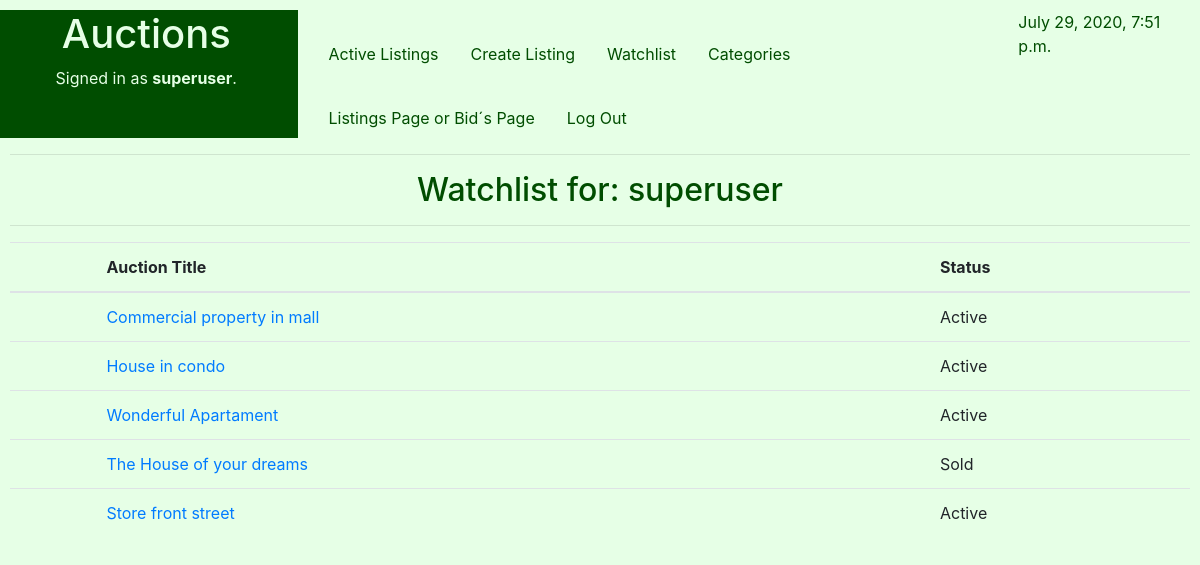
The page /Watchlist (signed in) on the database its author committed.
### auctions/models.py (models this page shows, shortened)
class User(AbstractUser):
    pass

class Watchlist(models.Model):
    Lcode = models.ForeignKey(Listings, on_delete=models.CASCADE)
    Wflag =models.IntegerField() #Key
    user = models.CharField(max_length=25)

class Listings(models.Model):
    STATUS = (
        ('Active', 'Active - Receiving Bids'),
        ('To Begin', 'To Begin - De Auction didn´t start yet'),
        ('Closed', 'Closed - The seller gave up the auction'),
        ('Sold', 'Sold'),
    )
    Ltitle = models.CharField(help_text="Choose a title for your listing",max_length=50)
    Ccode=models.IntegerField(help_text="Categories Ex: 1-Apartament,2-Commercial,3-Farm, 4-House ") #foreign key from PropTypes
    Ldescription = models.CharField(max_length=250)
    Lprice = models.FloatField(help_text="starting bid Just USD") #initial price
    Ldatestart = models.DateField(help_text="Please use the following format: <em>YYYY-MM-DD</em>. for the auction start")
    Lduration = models.IntegerField(help_text="Duration expressed in days" )
    Luser = models.CharField(max_length=25)
    Limage= models.ImageField(upload_to="media", blank=True) #Name of the picture saved on static folder
    Lstatus = models.CharField(max_length=8, choices=STATUS )

### auctions/views.py (the view)
# urls.py: path('Watchlist', views.Watchlist_view, name='Watchlist'),
@login_required
def Watchlist_view(request):
    d = datetime.now()
    try:
        W = Watchlist.objects.all()
        context={
           "d" : d,
           "Wishlists": W,
        }
        return render(request, "auctions/Watchlist.html", context)
    except:
        context={
          "d" : d,
        }
        return render(request, "auctions/Watchlist.html", context)

### auctions/templates/auctions/WatchList.html (shortened to what this page needs)
{% extends "auctions/layout.html" %}
{% block body %}
<h2 style=" text-align: center;">Watchlist for: {{user.username}} </h2>
  <hr>
<form action ="{% url 'auctions:Watchlist' %}">
   	<div class="form-group" >
        <table class="table" width=50%>
            <thead>
		      	    <tr>
                <th </th>
                <th scope="col">Auction Title </th>
                <th scope="col">Status </th>
      	        </tr>
		        </thead>
            {% if Wishlists|length > 0  %}
	              {% for W in Wishlists %}
                  {%if user.username == W.user%}
                      <tr>
                      <td></td>
                      <td><a href="{% url 'auctions:BidsDetail' Btitle=W.Lcode.Ltitle %}">  {{W.Lcode.Ltitle}} </a> </td>
                      <td>  {{W.Lcode.Lstatus}} </td>
                      </tr>
                  {%endif%}
                {% endfor %}
            {% else %}
                 	<div class="form-group">
                      	<output><h1>No matches found for your Whatchlist   {{user.username}} </h1></output>
                        <input type="hidden" id="u" name="username" value={{user.username}}>
                	</div>
            {% endif %}
	      </table>
    </div>
</form>
{% endblock %}

### auctions/templates/auctions/layout.html (shortened to what this page needs)
{% load static %}
<!DOCTYPE html>
<html lang="en">
    <head>
        <link rel="stylesheet" href="https://stackpath.bootstrapcdn.com/bootstrap/4.4.1/css/bootstrap.min.css">
        <link rel="stylesheet" href="https://cdnjs.cloudflare.com/ajax/libs/font-awesome/4.7.0/css/font-awesome.min.css">
        <link href="{% static 'auctions/styles.css' %}" rel="stylesheet">
    </head>
    <body>
        <div class="row">
            <div class="col-lg-3" style="background-color:#004d00;color:#e6ffe6 ;">
                <h1 style="text-align: center;">Auctions</h1>
                {% if user.is_authenticated %}
                    <p style="text-align: center;">Signed in as <strong >{{ user.username }}</strong>.</p>
                {% else %}
                    <p style="text-align: center;">Not signed in.</p>
                {% endif %}
            </div>
            <div class="col-lg-7" >
                <ul class="nav">
                <li class="nav-item"><br>
                  <a  style="color:  #004d00;" class="nav-link" href="{% url 'auctions:index' %}">Active Listings</a>
                </li>
                {% if user.is_authenticated %}
                    <li class="nav-item"><br>
                    <a  style="color:  #004d00;" class="nav-link" href="{% url 'auctions:CreateListings' %}">Create Listing</a>
                    </li>
                    <li class="nav-item"><br>
                    <a  style="color:  #004d00;" class="nav-link" href="{% url 'auctions:Watchlist' %}">Watchlist</a>
                    </li>
                    <li class="nav-item"><br>
                    <a  style="color:  #004d00;" class="nav-link" href="{% url 'auctions:Categories' %}">Categories</a>
                    </li>
                    <li class="nav-item"><br>
                    <a  style="color:  #004d00;" class="nav-link" href="{% url 'auctions:Listingspage' %}">Listings Page or Bid´s Page</a>
                    </li>
                    <li class="nav-item"><br>
                    <a  style="color:  #004d00;" class="nav-link" href="{% url 'auctions:logout' %}">Log Out</a>
                    </li>
                {% endif %}
                </ul>
            </div>
            <div class="col-lg-2" >
                <p> {{d}} </p>
            </div>
        </div>
      <hr>
      {% block body %}
      {% endblock %}
    </body>
</html>

### auctions/static/auctions/styles.css (style rules this page uses)
body { padding: 10px; }

### auctions/templates/auctions/layout.html (style rules this page uses)
body { background-color:#e6ffe6 ; color: #004d00; }

### rows shown on the page
User: username "superuser"
Watchlist: Lcode.Ltitle "Commercial property in mall", Lcode.Lstatus "Active"
Watchlist: Lcode.Ltitle "House in condo", Lcode.Lstatus "Active"
Watchlist: Lcode.Ltitle "Wonderful Apartament", Lcode.Lstatus "Active"
Watchlist: Lcode.Ltitle "The House of your dreams", Lcode.Lstatus "Sold"
Watchlist: Lcode.Ltitle "Store front street", Lcode.Lstatus "Active"
